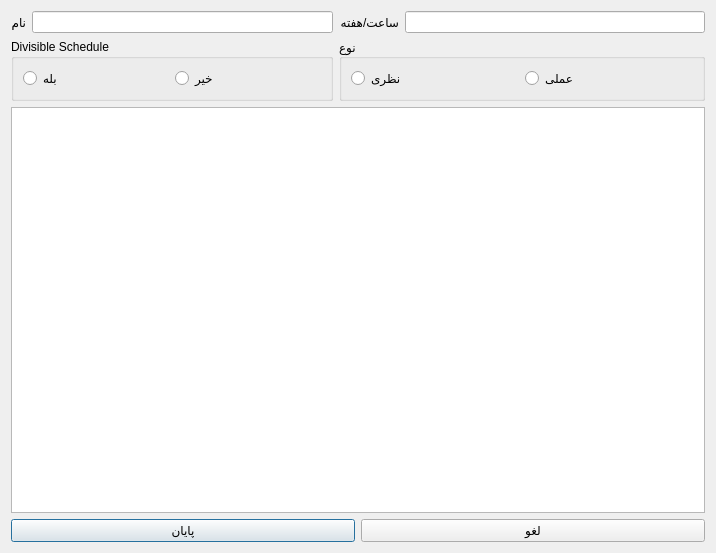
<?xml version="1.0" encoding="UTF-8"?>
<ui version="4.0">
 <class>Dialog</class>
 <widget class="QDialog" name="Dialog">
  <property name="geometry">
   <rect>
    <x>0</x>
    <y>0</y>
    <width>716</width>
    <height>553</height>
   </rect>
  </property>
  <property name="minimumSize">
   <size>
    <width>716</width>
    <height>553</height>
   </size>
  </property>
  <property name="maximumSize">
   <size>
    <width>716</width>
    <height>553</height>
   </size>
  </property>
  <property name="windowTitle">
   <string>موضوع</string>
  </property>
  <layout class="QVBoxLayout" name="verticalLayout">
   <item>
    <layout class="QGridLayout" name="gridLayout">
     <property name="sizeConstraint">
      <enum>QLayout::SetMinimumSize</enum>
     </property>
     <item row="0" column="1">
      <widget class="QLineEdit" name="lineEditName"/>
     </item>
     <item row="0" column="4">
      <widget class="QLineEdit" name="lineEditHours"/>
     </item>
     <item row="0" column="0">
      <widget class="QLabel" name="lblName">
       <property name="text">
        <string>نام</string>
       </property>
      </widget>
     </item>
     <item row="0" column="3">
      <widget class="QLabel" name="lblHours">
       <property name="text">
        <string>ساعت/هفته</string>
       </property>
      </widget>
     </item>
     <item row="1" column="0" colspan="2">
      <widget class="QGroupBox" name="groupBox_2">
       <property name="sizePolicy">
        <sizepolicy hsizetype="Preferred" vsizetype="Preferred">
         <horstretch>0</horstretch>
         <verstretch>0</verstretch>
        </sizepolicy>
       </property>
       <property name="title">
        <string>Divisible Schedule</string>
       </property>
       <layout class="QHBoxLayout" name="horizontalLayout_2">
        <item>
         <widget class="QRadioButton" name="radioYes">
          <property name="text">
           <string>بله</string>
          </property>
         </widget>
        </item>
        <item>
         <widget class="QRadioButton" name="radioNo">
          <property name="text">
           <string>خیر</string>
          </property>
         </widget>
        </item>
       </layout>
      </widget>
     </item>
     <item row="1" column="3" colspan="2">
      <widget class="QGroupBox" name="groupBox">
       <property name="title">
        <string>نوع</string>
       </property>
       <layout class="QHBoxLayout" name="horizontalLayout_3">
        <item>
         <widget class="QRadioButton" name="radioLec">
          <property name="text">
           <string>نظری</string>
          </property>
         </widget>
        </item>
        <item>
         <widget class="QRadioButton" name="radioLab">
          <property name="text">
           <string>عملی</string>
          </property>
         </widget>
        </item>
       </layout>
      </widget>
     </item>
    </layout>
   </item>
   <item>
    <widget class="QTableView" name="tableSchedule"/>
   </item>
   <item>
    <layout class="QHBoxLayout" name="horizontalLayout">
     <item>
      <widget class="QPushButton" name="btnFinish">
       <property name="text">
        <string>پایان</string>
       </property>
      </widget>
     </item>
     <item>
      <widget class="QPushButton" name="btnCancel">
       <property name="text">
        <string>لغو</string>
       </property>
      </widget>
     </item>
    </layout>
   </item>
  </layout>
 </widget>
 <resources/>
 <connections/>
</ui>
